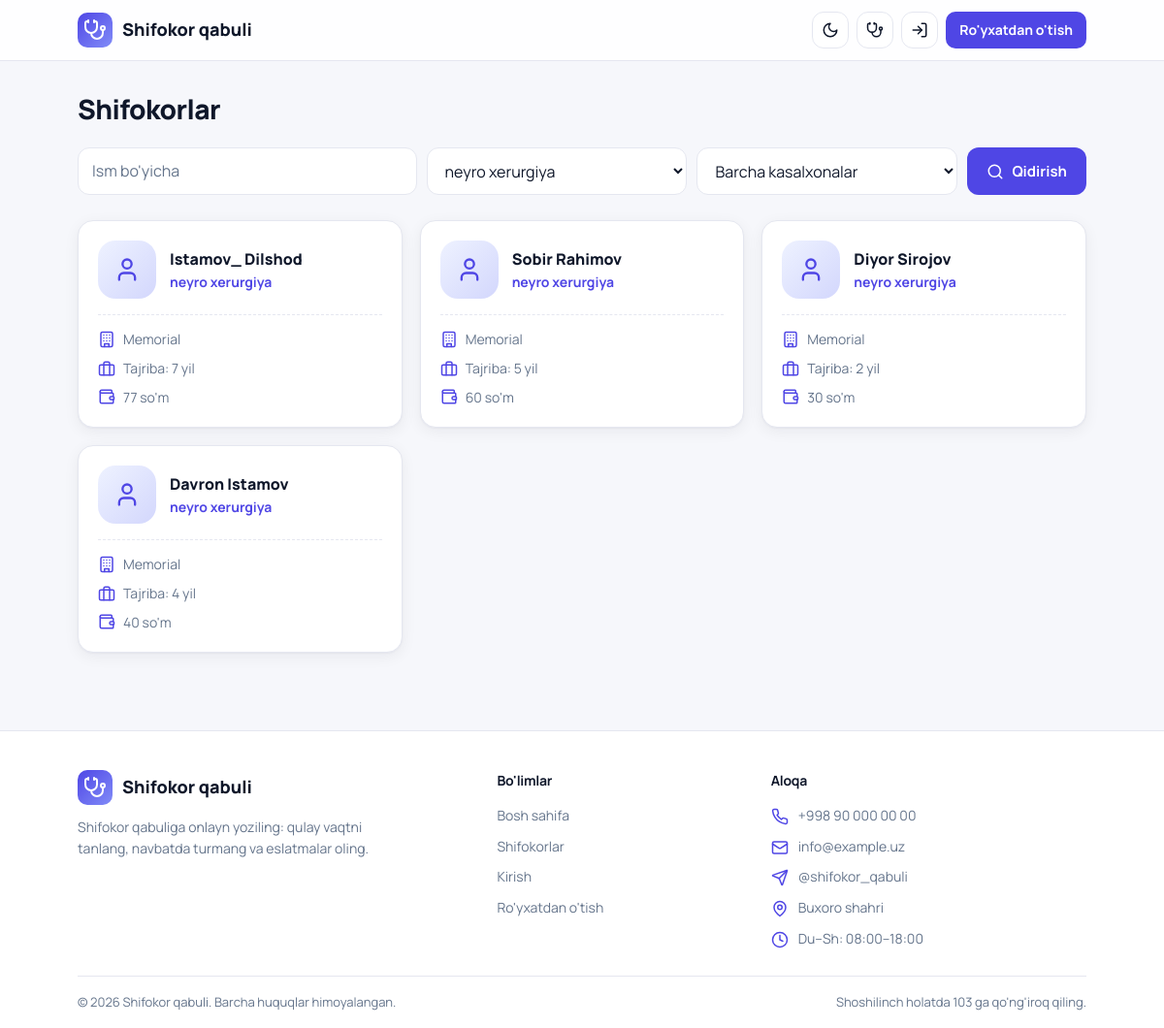
/doctors/?specialty=1, run on the app's committed database.
### clin_app/models.py (models this page shows, shortened)
class Doctor(models.Model):
    user = models.OneToOneField(User, on_delete=models.CASCADE, related_name="doctor_profile")
    hospital = models.ForeignKey(Hospital, on_delete=models.CASCADE, related_name="doctors")
    department = models.ForeignKey(Department, on_delete=models.SET_NULL, null=True, blank=True)
    specialty = models.ForeignKey(Specialty, on_delete=models.PROTECT, related_name="doctors")
    experience_years = models.PositiveSmallIntegerField("Tajriba (yil)", default=0)
    price = models.PositiveIntegerField("Qabul narxi (so'm)", default=0)
    bio = models.TextField("Haqida", blank=True)
    photo = models.ImageField(upload_to="doctors/", blank=True, null=True)
    slot_minutes = models.PositiveSmallIntegerField("Bir qabul davomiyligi (daqiqa)", default=20)
    is_active = models.BooleanField(default=True)
    class Meta:
        verbose_name = "Shifokor"
        verbose_name_plural = "Shifokorlar"

class User(AbstractUser):
    class Role(models.TextChoices):
        PATIENT = "patient", "Bemor"
        DOCTOR = "doctor", "Shifokor"
        HOSPITAL_ADMIN = "hospital_admin", "Kasalxona admini"
    role = models.CharField(max_length=20, choices=Role.choices, default=Role.PATIENT)
    phone = models.CharField("Telefon", max_length=20, unique=True, null=True, blank=True)
    birth_date = models.DateField("Tug'ilgan sana", null=True, blank=True)
    hospital = models.ForeignKey(
        Hospital, on_delete=models.SET_NULL, null=True, blank=True, related_name="staff"
    )
    must_change_password = models.BooleanField("Parolni almashtirishi shart", default=False)

class Specialty(models.Model):
    name = models.CharField("Mutaxassislik", max_length=100, unique=True)
    class Meta:
        verbose_name = "Mutaxassislik"
        verbose_name_plural = "Mutaxassisliklar"
    def __str__(self):
        return self.name

class Hospital(models.Model):
    name = models.CharField("Nomi", max_length=200)
    address = models.CharField("Manzil", max_length=300)
    phone = models.CharField("Telefon", max_length=20, blank=True)
    description = models.TextField("Tavsif", blank=True)
    logo = models.ImageField(upload_to="hospitals/", blank=True, null=True)
    is_active = models.BooleanField(default=True)
    class Meta:
        verbose_name = "Kasalxona"
        verbose_name_plural = "Kasalxonalar"

### clin_app/views.py (the view)
# urls.py: path('doctors/', views.doctor_list, name='doctor_list'),
def doctor_list(request):
    doctors = Doctor.objects.filter(is_active=True).select_related('user', 'specialty', 'hospital')
    q = request.GET.get('q', '').strip()
    specialty = request.GET.get('specialty', '')
    hospital = request.GET.get('hospital', '')
    if q:
        doctors = doctors.filter(
            Q(user__first_name__icontains=q) | Q(user__last_name__icontains=q)
        )
    if specialty:
        doctors = doctors.filter(specialty_id=specialty)
    if hospital:
        doctors = doctors.filter(hospital_id=hospital)
    context = {
        'doctors': doctors,
        'specialties': Specialty.objects.all(),
        'hospitals': Hospital.objects.filter(is_active=True),
        'q': q,
        'selected_specialty': specialty,
        'selected_hospital': hospital,
    }
    return render(request, 'doctors/list.html', context)

### clin_app/context_processors.py (called while the page is built)
def notifications(request):
    user = request.user
    if user.is_authenticated:
        return {"unread_count": user.notifications.filter(is_read=False).count()}
    return {}

### clin_app/templates/doctors/list.html (shortened to what this page needs)
{% extends 'base.html' %}
{% block content %}
<h1 class="page-title">Shifokorlar</h1>
<form method="get" class="filters">
  <input name="q" value="{{ q }}" placeholder="Ism bo'yicha">
  <select name="specialty">
    {% for s in specialties %}
      <option value="{{ s.id }}" {% if selected_specialty == s.id|stringformat:"s" %}selected{% endif %}>{{ s.name }}</option>
    {% endfor %}
  </select>
  <select name="hospital">
    <option value="">Barcha kasalxonalar</option>
  </select>
  <button type="submit" class="btn"><svg class="icon"><use href="#i-search"/></svg> Qidirish</button>
</form>
<div class="grid">
  {% for doctor in doctors %}
    {% include 'doctors/_card.html' %}
  {% empty %}
    <div class="card center" style="grid-column:1/-1">
      <p class="muted">Hech narsa topilmadi.</p>
    </div>
  {% endfor %}
</div>
{% endblock %}

### clin_app/templates/doctors/_card.html
<a href="{% url 'doctor_detail' doctor.pk %}" class="card">
  <div class="doctor-head">
    {% if doctor.photo %}
      <img src="{{ doctor.photo.url }}" class="avatar" alt="">
    {% else %}
      <div class="avatar"><svg class="icon"><use href="#i-user"/></svg></div>
    {% endif %}
    <div>
      <div class="doctor-name">{{ doctor.user.get_full_name|default:doctor.user.username }}</div>
      <div class="teal small" style="font-weight:700">{{ doctor.specialty }}</div>
    </div>
  </div>
  <div class="doctor-meta">
    <div class="row"><svg class="icon"><use href="#i-building"/></svg> {{ doctor.hospital.name }}</div>
    <div class="row"><svg class="icon"><use href="#i-briefcase"/></svg> Tajriba: {{ doctor.experience_years }} yil</div>
    <div class="row"><svg class="icon"><use href="#i-wallet"/></svg> {{ doctor.price }} so'm</div>
  </div>
</a>

### static/css/style.css (style rules this page uses)
:root { --primary: #4f46e5; --primary-dark: #4338ca; --primary-soft: #eef2ff; --accent-text: #4f46e5; --bg: #f6f7fb; --card: #ffffff; --field: #ffffff; --ink: #0f172a; --text: #334155; --muted: #64748b; --line: #e5e7f0; --danger: #e11d48; --ok-bg: #dcfce7; --ok-text: #166534; --bad-bg: #ffe4e6; --bad-text: #9f1239; --gray-bg: #e2e8f0; --gray-text: #334155; --nav-bg: rgba(255,255,255,.85); --glow-1: rgba(99,102,241,.18); --glow-2: rgba(79,70,229,.12); --glow-btn: rgba(79,70,229,.30); --radius: 16px; --shadow: 0 1px 2px rgba(15,23,42,.04), 0 4px 16px rgba(15,23,42,.06); --shadow-hover: 0 2px 4px rgba(15,23,42,.06), 0 14px 30px rgba(15,23,42,.12); color-scheme: light; }
* { box-sizing: border-box; margin: 0; padding: 0; }
body { font-family: "Manrope", system-ui, -apple-system, "Segoe UI", Roboto, Arial, sans-serif; background: var(--bg); color: var(--text); line-height: 1.55; -webkit-font-smoothing: antialiased; transition: background .3s, color .3s; }
a { color: inherit; text-decoration: none; }
h1, h2, h3 { color: var(--ink); letter-spacing: -0.02em; }
.small { font-size: 14px; }
.teal { color: var(--accent-text); }
.hero, .card, .chip, .alert, .page-title, .section-title, .feature { animation: rise .55s cubic-bezier(.2,.7,.2,1) backwards; }
.avatar { animation: pop .5s cubic-bezier(.2,.8,.3,1.2) backwards; }
.grid > *:nth-child(1), .features > *:nth-child(1), .chips > *:nth-child(1) { animation-delay: .05s; }
.grid > *:nth-child(2), .features > *:nth-child(2), .chips > *:nth-child(2) { animation-delay: .12s; }
.grid > *:nth-child(3), .features > *:nth-child(3), .chips > *:nth-child(3) { animation-delay: .19s; }
.grid > *:nth-child(4), .chips > *:nth-child(4) { animation-delay: .26s; }
.icon { width: 18px; height: 18px; flex-shrink: 0; vertical-align: -3px; fill: none; stroke: currentColor; stroke-width: 2; stroke-linecap: round; stroke-linejoin: round; }
.row { display: flex; align-items: center; gap: 8px; }
.btn { display: inline-flex; align-items: center; justify-content: center; gap: 8px; border: 0; cursor: pointer; padding: 11px 20px; border-radius: 12px; font: inherit; font-size: 15px; font-weight: 700; width: auto; background: var(--primary); color: #fff; transition: background .2s, transform .2s, box-shadow .2s; }
input, select, textarea { font: inherit; color: var(--ink); width: 100%; border: 1px solid var(--line); border-radius: 12px; padding: 11px 14px; background: var(--field); transition: border-color .2s, box-shadow .2s, background .3s; }
input::placeholder, textarea::placeholder { color: var(--muted); }
.page-title { font-size: 28px; font-weight: 800; margin-bottom: 18px; }
.grid { display: grid; gap: 18px; grid-template-columns: repeat(auto-fill, minmax(290px, 1fr)); }
.card { background: var(--card); border-radius: var(--radius); box-shadow: var(--shadow); border: 1px solid var(--line); padding: 20px; transition: transform .25s, box-shadow .25s, border-color .25s, background .3s; }
a.card { display: block; }
.doctor-head { display: flex; align-items: center; gap: 14px; }
.avatar { width: 60px; height: 60px; border-radius: 18px; flex-shrink: 0; object-fit: cover; background: linear-gradient(135deg, var(--primary-soft), rgba(129,140,248,.35)); color: var(--accent-text); display: flex; align-items: center; justify-content: center; transition: transform .3s; }
.avatar .icon { width: 28px; height: 28px; }
.doctor-name { font-weight: 800; color: var(--ink); font-size: 16px; }
.doctor-meta { margin-top: 16px; padding-top: 14px; border-top: 1px dashed var(--line); display: grid; gap: 8px; font-size: 14px; color: var(--muted); }
.doctor-meta .row .icon { color: var(--accent-text); }
.filters { display: grid; gap: 10px; margin-bottom: 26px; grid-template-columns: 1.3fr 1fr 1fr auto; }
:root { --hero-overlay: rgba(246, 247, 251, .78); }

### data on the page
Doctor: user.get_full_name "Istamov_ Dilshod", specialty "neyro xerurgiya", hospital.name "Memorial", experience_years "7", price "77"
Doctor: user.get_full_name "Sobir Rahimov", specialty "neyro xerurgiya", hospital.name "Memorial", experience_years "5", price "60"
Doctor: user.get_full_name "Diyor Sirojov", specialty "neyro xerurgiya", hospital.name "Memorial", experience_years "2", price "30"
Doctor: user.get_full_name "Davron Istamov", specialty "neyro xerurgiya", hospital.name "Memorial", experience_years "4", price "40"

### other printed values
form field specialty "neyro xerurgiya"
